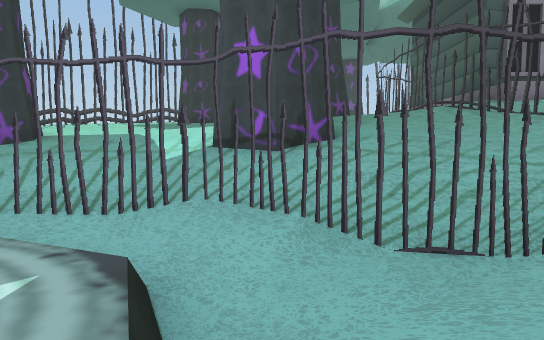
view 1 (above)

24 first-person views from a walk through a scene from a Unity 3-D project. The camera is 1.2 m above the floor, tilts 4° down and sees 75° across. The floor is counted in squares, 1 m on a side. Each view is taken from the middle of a square. On the plan, view 1 faces up. The plan holds only what a view shows up to about 14 squares ahead; the rest is blank. The place goes on beyond the plan. The player character is not drawn. Door leaves are left out, so doorways stand open.

view 2
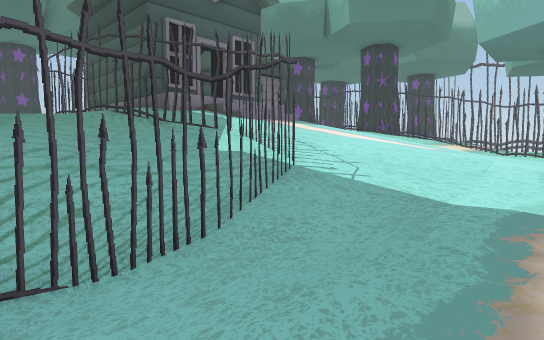

view 3
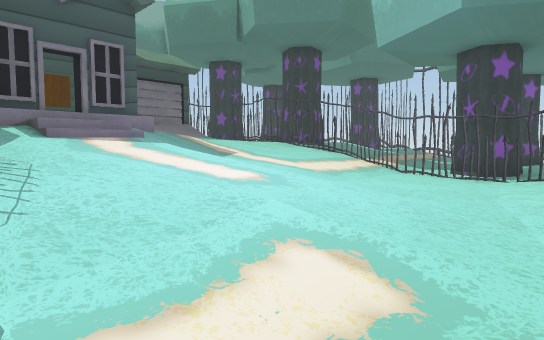

view 4
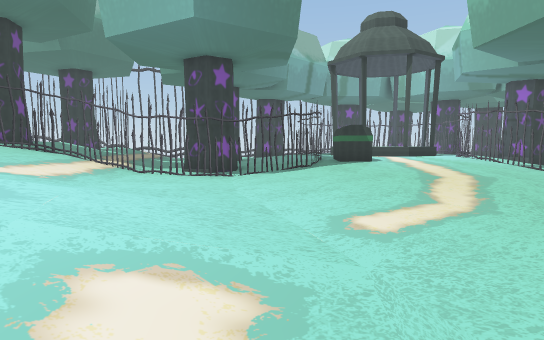

view 5
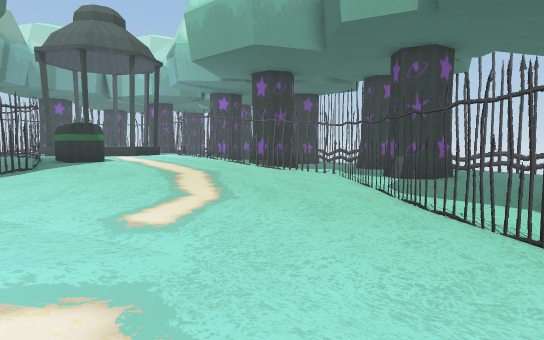

view 6
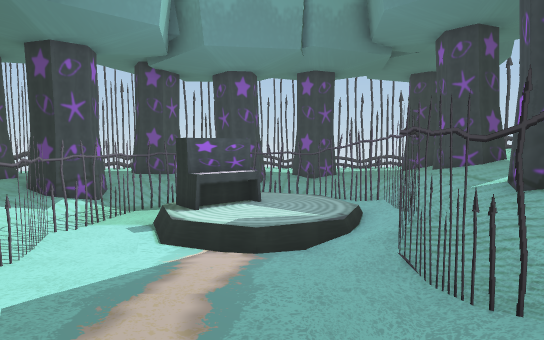

view 7
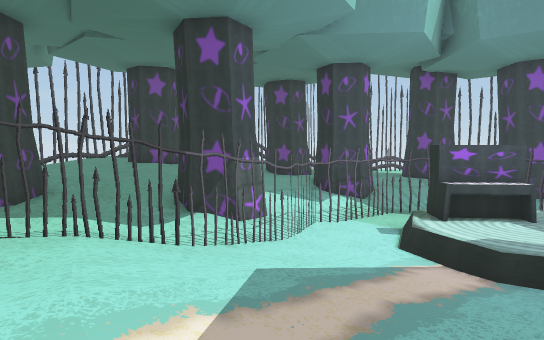

view 8
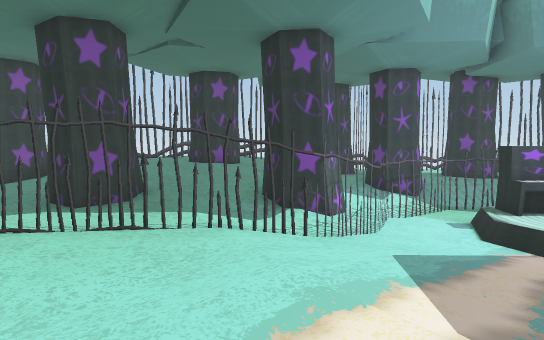

view 9
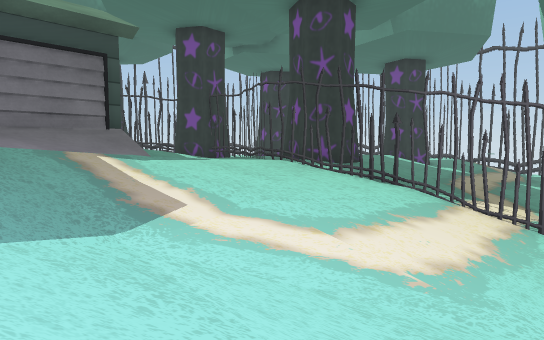

view 10
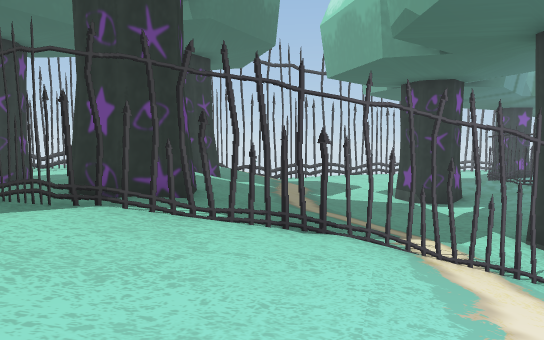

view 11
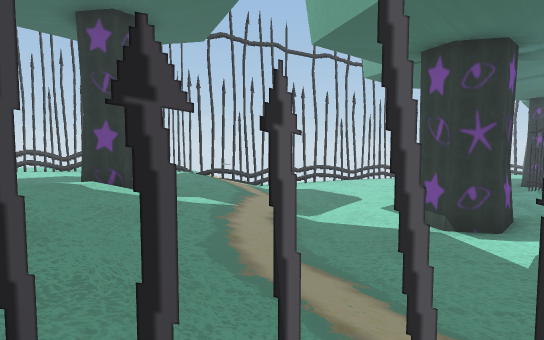

view 12
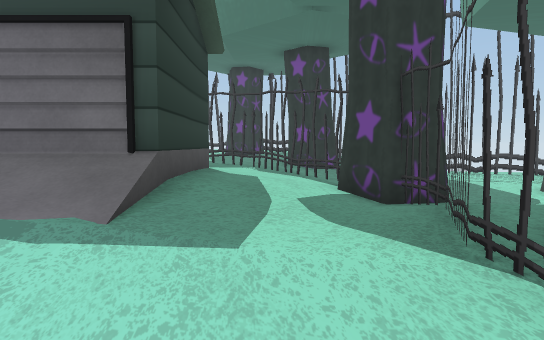

view 13
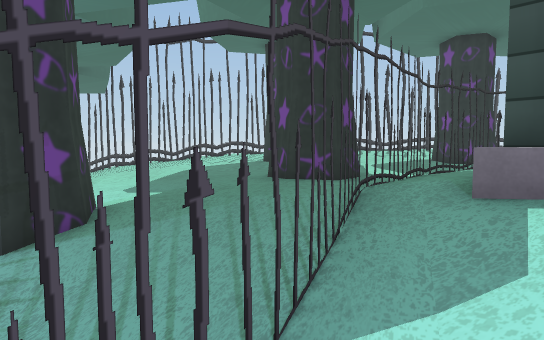

view 14
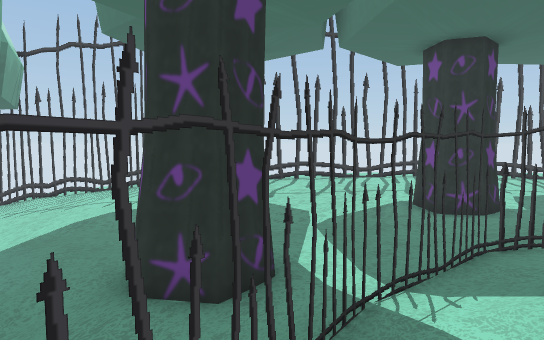

view 15
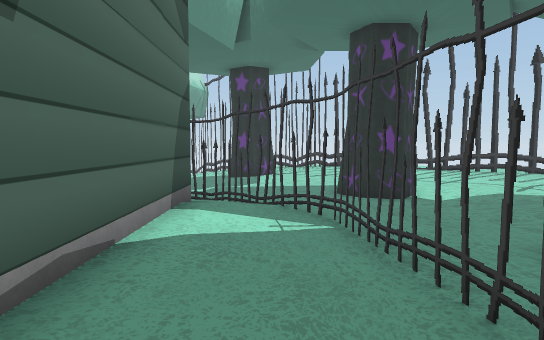

view 16
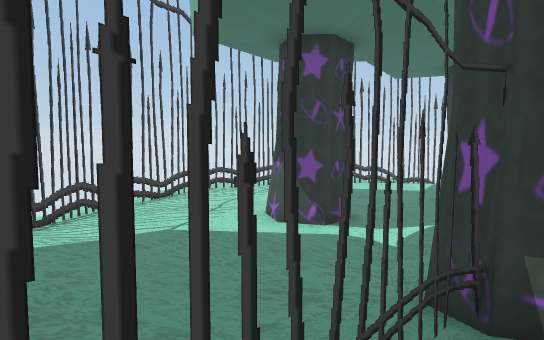

view 17
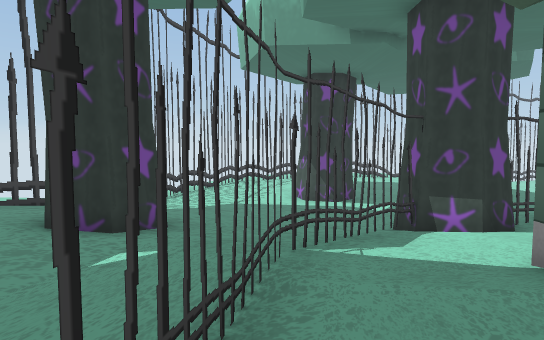

view 18
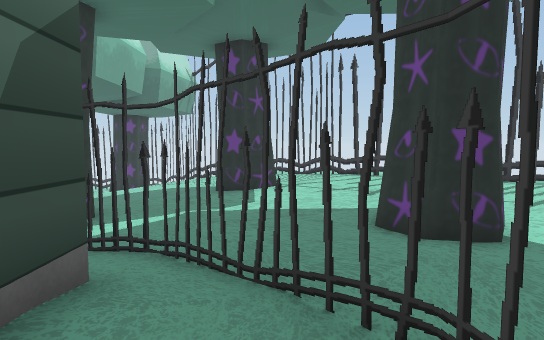

view 19
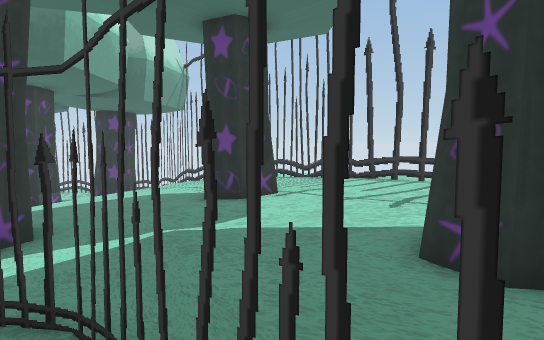

view 20
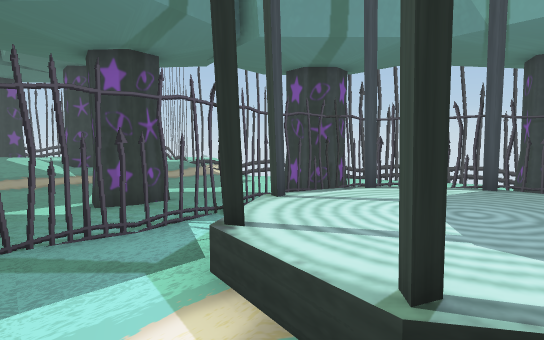

view 21
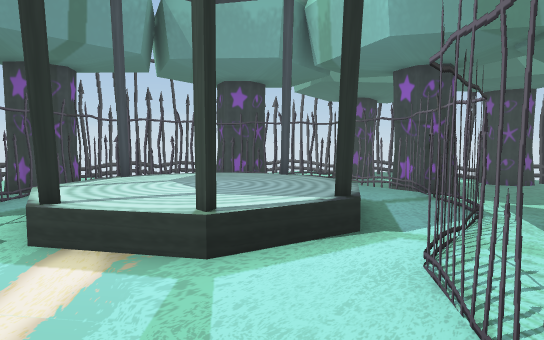

view 22
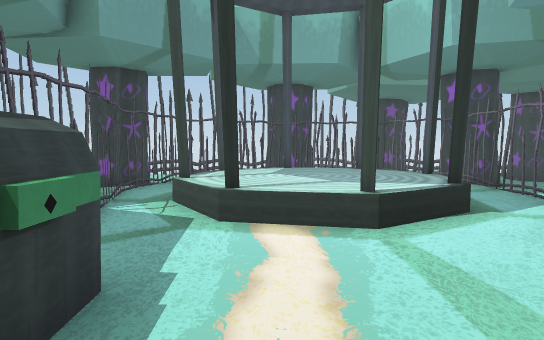

view 23
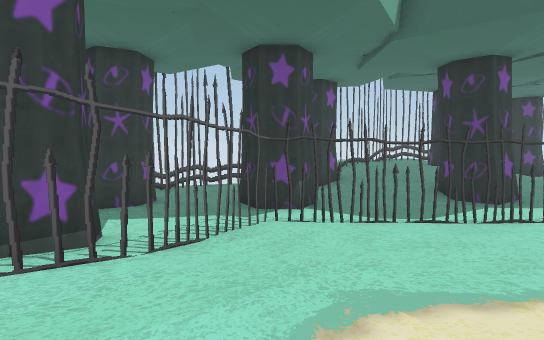

view 24
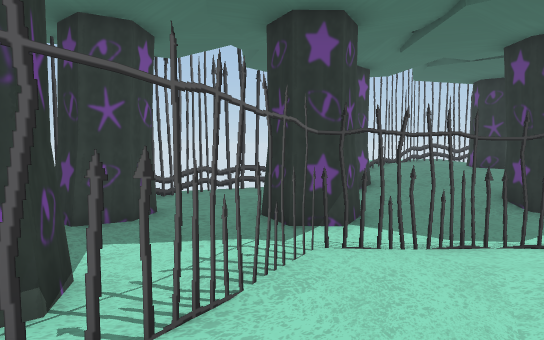

### Floor plan
Key: @ floor where view 1 was taken; # wall or solid block; . main floor; : floor 0.25 m higher than the main floor; - floor 0.25 m lower than the main floor; + floor 0.5 m higher than the main floor; _ floor 0.5 m lower than the main floor; * floor 0.75 m higher than the main floor; < floor 0.75 m lower than the main floor; % floor 1 m higher than the main floor; ( floor 1 m lower than the main floor; & floor 1.25 m higher than the main floor; $ floor 1.5 m higher than the main floor; / step, stairs or slope; D open door; = window, fence, low wall or low ledge; ^ raised ledge; H house; P piano.
Columns run from 5 left of view 1 to 33 right of it. Each row starts with its distance up from view 1.
 21 #=      #            ##      ===#
 20 =$$$&&&##&&&&&&& &&&%##%**++++++=
 19  $$$&&&##&&&&&&==&&&&%%**+++++++++
 18  $$&&&&%&&&&===$&===&%**++++++++++
 17   ##&&&&&&&=$$$$$$$&==*+++++##++++
 16   ##&&%&&&=$$$$$$$$&&==+++++##++   =
 15   ##&&&&%=#HHHHHH HH&%##++++##++ ++=
 14  %%%%%%%%= H       H&%##**++++++++++
 13  %%%%%##%= H ##    H&%=#*  **++++++
 12  *%%%%##%= H ## HHHH&%%=%%    ++++
 11  ***%%##%= H DDH   /%%=%%%    #
 10  +***%%%%=#HHHHH////%%=#  %%% #
  9 #+++***%%%=//  /////%%=##%%%* ##++++
  8 #++++*****=//  ///////=***++++++++++
  7 #::: ##+++=///////////=*+++++++++:::
  6  ...###++++=//////////=++::::::::..
  5  --.###..::=/////:////=::...........
  4 #====--...=//////////.=.............
  3 =(_<#=====////////...=..............
  2  ___//<<_/////.../--.=###...## .....
  1  _P__/<<___--....----=###...###....
  0  PPP_@/<____---------=.##........##
 -1   PP_(////___-------..=....::::::###
 -2 =#((((////______----..=:::::::==:.##
 -3 ===((====_____-----...:=======::===
 -4 #<<==##__=_____----...:^^::::::   =
 -5 ##___ ##_-==___---....:::::#***#   =
 -6 ##_-- ##_--_=__---....:::::/****/  = ##
 -7 =--  ..-----_=_---...::::::#****#   =#
 -8     .....###-_=---...::::::/***#:   =#
 -9     ::::. ##---==-..=======:#*#/    =
-10     ##+:::..----====##   ::=:::::  ==
-11      #+++::.--###-.-#     ::=:::: =
-12       +++:..--###---        #=====##
-13        +::##--- #---         .... #
-14          ###     =##              #

Positions as (right, up) in squares from view 1, and headings:
1: (0, 0), facing up
2: (1, 0), facing up-right
3: (5, -2), facing up-right
4: (5, -1), facing right
5: (5, 0), facing down-right
6: (6, 1), facing left
7: (6, 2), facing down-left
8: (8, 1), facing down-left
9: (10, 3), facing up-right
10: (12, 7), facing right
11: (16, 6), facing right
12: (15, 7), facing up
13: (7, 5), facing up-left
14: (6, 9), facing up-left
15: (13, 17), facing left
16: (14, 17), facing right
17: (10, 18), facing right
18: (9, 17), facing left
19: (7, 17), facing left
20: (20, -8), facing up-right
21: (18, -8), facing right
22: (17, -6), facing right
23: (17, -5), facing down-left
24: (16, -7), facing down-left
